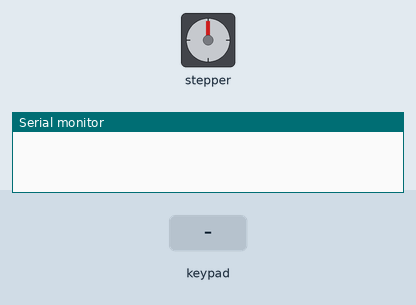
This sketch was run on a simulated Arduino Uno, built with avr-gcc and run on an emulated ATmega328P. On the bench: stepper motor, the last lines printed to the serial monitor. Wiring (inferred from the names in the program): stepper motor (2048 steps per turn assumed): coils pin 10, pin 11, pin 12, pin 13. The test bench sets the inputs (shaded band).

Above: at 1.2 s.
1.3 s: key '1' pressed
At 3.0 s:
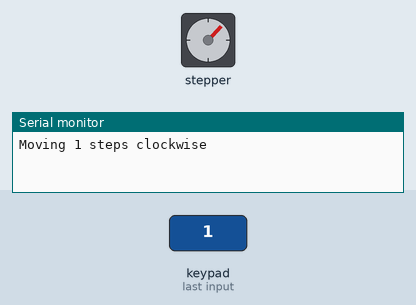
4.3 s: keypad keys 0 1 2 3 pressed 0.4 s apart
At 6.7 s:
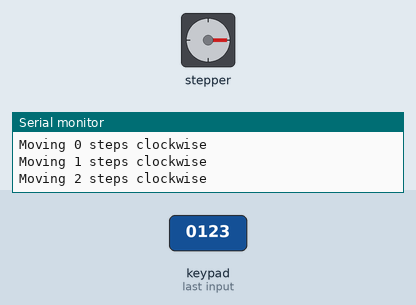
Timing chart, 0 to 13.4 s (numbered marks = the images above; inputs shaded):
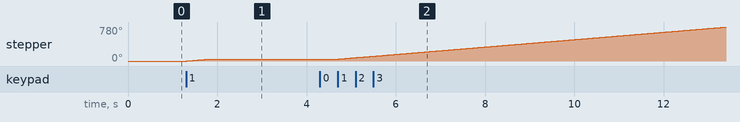

The sketch:

BangBanPhim.ino
```cpp
#include <Keypad.h>

const int stepsPerRevolution = 2048;
const byte ROWS = 4;
const byte COLS = 4;
char keys[ROWS][COLS] = {
  {'1', '2', '3', 'A'},
  {'4', '5', '6', 'B'},
  {'7', '8', '9', 'C'},
  {'*', '0', '#', 'D'}
};
byte rowPins[ROWS] = {0, 1, 2, 3};
byte colPins[COLS] = {4, 5, 6, 7};
Keypad keypad = Keypad(makeKeymap(keys), rowPins, colPins, ROWS, COLS);
int motorPins[] = {10, 11, 12, 13};
int motorSequence[][4] = {
  {1, 0, 0, 1},
  {1, 0, 0, 0},
  {1, 1, 0, 0},
  {0, 1, 0, 0},
  {0, 1, 1, 0},
  {0, 0, 1, 0},
  {0, 0, 1, 1},
  {0, 0, 0, 1}
};
int currentPosition = 0;
int direction = 1;
int previousStep = -1;

void setup() {
  for (int i = 0; i < 4; i++) {
    pinMode(motorPins[i], OUTPUT);
  }
  Serial.begin(9600);
}

void loop() {
  char key = keypad.getKey();
  if (key) {
    if (key == 'A') {
      direction = -1;
    } else if (key == 'D') {
      direction = 1;
    } else {
      int steps = key - '0';
      int targetPosition = currentPosition + (steps * direction * 512);
      targetPosition = targetPosition % stepsPerRevolution;
      if (targetPosition < 0) {
        targetPosition += stepsPerRevolution;
      }
      Serial.print("Moving ");
      Serial.print(steps);
      Serial.print(" steps ");
      if (direction == 1) {
        Serial.println("clockwise");
      } else {
        Serial.println("counterclockwise");
      }
      while (currentPosition != targetPosition) {
        int step = currentPosition % 8;
        if (step != previousStep) {
          for (int i = 0; i < 4; i++) {
            digitalWrite(motorPins[i], motorSequence[step][i]);
          }
          previousStep = step;
        }
        if (direction == 1) {
          currentPosition++;
        } else {
          currentPosition--;
        }
        if (currentPosition < 0) {
          currentPosition = stepsPerRevolution - 1;
        }
        delayMicroseconds(1000);
      }
    }
  }
}
```

Measured:
- after the input at 1.3 s, stepper: turns 44° clockwise in 0.52 s, starting at once
- after the input at 4.3 s, stepper: keeps turning clockwise at about 85°/s, starting after 0.40 s
